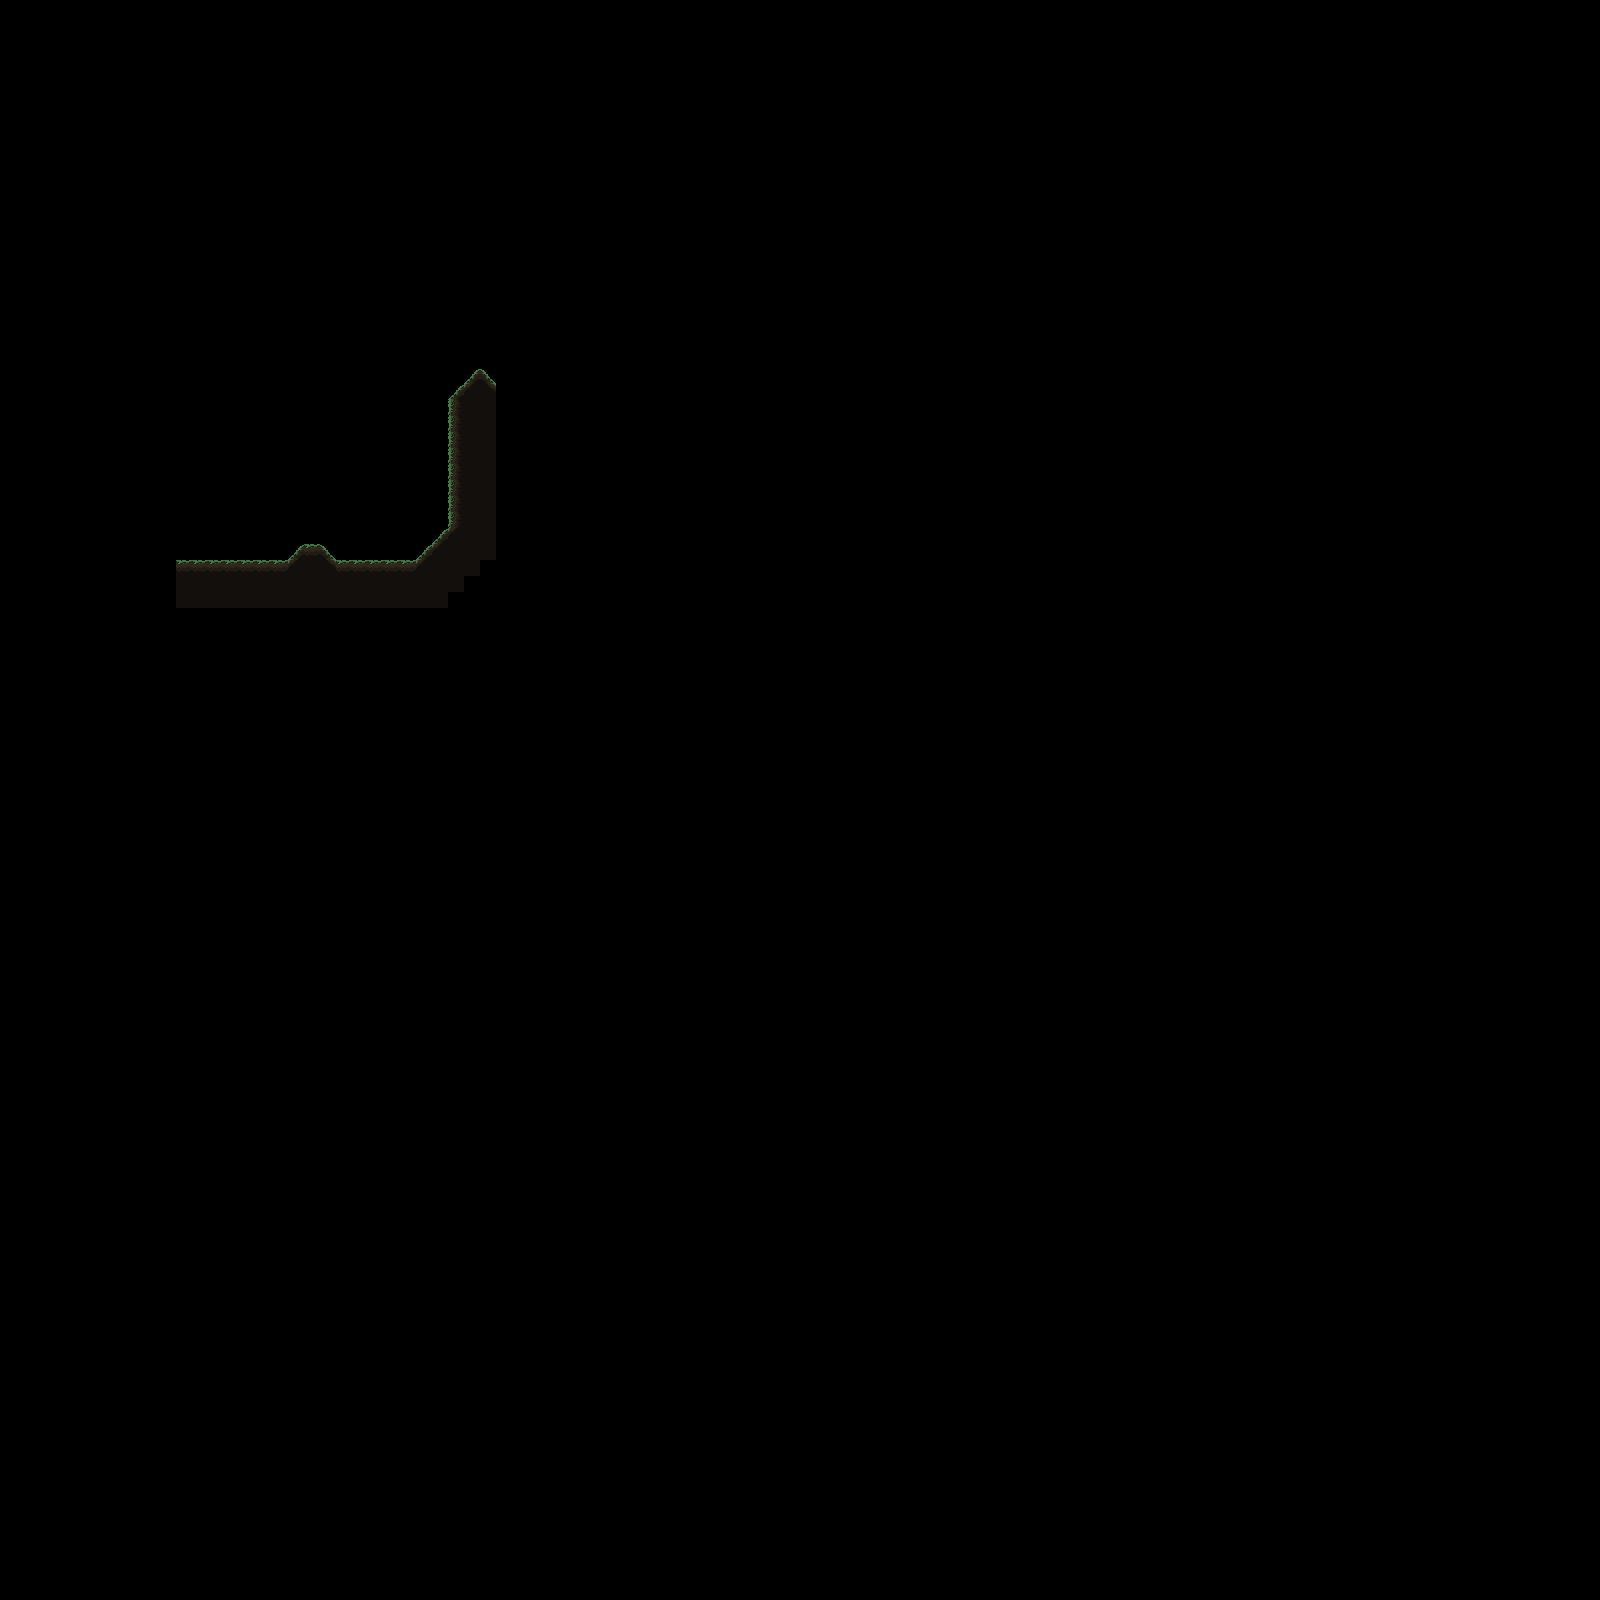

This game map was drawn from its Tiled (.tmx) file and the tilesets committed beside it. A one-line description and the trimmed map source follow:
An orthogonal 100x100 tile map with 16x16 px tiles, 1 tile layer (Capa de Patrones 1).

<map version="1.0" orientation="orthogonal" renderorder="right-down" width="100" height="100" tilewidth="16" tileheight="16" nextobjectid="1">
 <tileset firstgid="1" name="1" tilewidth="16" tileheight="16" tilecount="36" columns="6">
  <image source="1sprites homs/yzfCODk.png" width="96" height="96" />
 </tileset>
 <layer name="Capa de Patrones 1" width="100" height="100">
  <data>[10000 cells, 95 non-empty, 9 distinct tile ids]</data>
 </layer>
</map>
